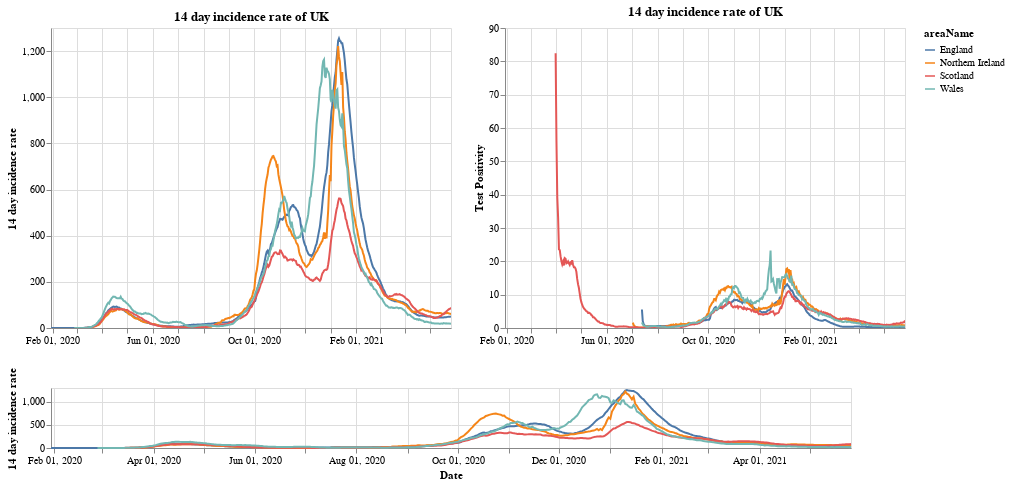

Notebook code cell kept with this figure:
### Markdown cell above
# Plots

First a plot with each country in the UK. The top right shows the positivity rate for (which is the percentage of registered tests which were positive) while the top left is the 14 day incidence rate. The bottom chart can be used to select the timeframe (does not work on a mobile device).

### Code cell
#collapse
brush = alt.selection(type='interval', name='DateBrush',encodings=['x'],fields=['Time'])
leg_selection = alt.selection_multi(fields=['areaName'], bind='legend')

base = alt.Chart(uk_cases).mark_line().encode(
    x=alt.X("yearmonthdate(date):T", axis=alt.Axis(title='Date')),
    y=alt.Y("twoWeeklyCasesRate:Q", axis=alt.Axis(title='14 day incidence rate')),
    tooltip=['areaName', 'date','twoWeeklyCasesRate', 'testPositivity'],
    color='areaName',
    opacity=alt.condition(leg_selection, alt.value(2), alt.value(0.1))
).add_selection(leg_selection).properties(width=400)

upper = base.encode(alt.X('yearmonthdate(date):T', axis=alt.Axis(title=''),
                         scale=alt.Scale(domain=brush))
                   ).properties(title=f'14 day incidence rate of UK')
upper_right = upper.encode(alt.Y('testPositivity:Q', axis=alt.Axis(title='Test Positivity')))
lower = base.properties(height=60, width = 800).add_selection(brush)

(upper | upper_right) & lower

### Figure 1 — Vega-Lite specification as saved in the notebook (floating-point values rounded to 4 significant figures; data arrays with more than 128 entries replaced by an {"elided": "..."} marker saying what was removed)
{"config": {"view": {"continuousWidth": 400, "continuousHeight": 300}}, "vconcat": [{"hconcat": [{"mark": "line", "encoding": {"color": {"type": "nominal", "field": "areaName"}, "opacity": {"condition": {"value": 2, "selection": "selector001"}, "value": 0.1}, "tooltip": [{"type": "nominal", "field": "areaName"}, {"type": "temporal", "field": "date"}, {"type": "quantitative", "field": "twoWeeklyCasesRate"}, {"type": "quantitative", "field": "testPositivity"}], "x": {"type": "temporal", "axis": {"title": ""}, "field": "date", "scale": {"domain": {"selection": "DateBrush"}}, "timeUnit": "yearmonthdate"}, "y": {"type": "quantitative", "axis": {"title": "14 day incidence rate"}, "field": "twoWeeklyCasesRate"}}, "selection": {"selector001": {"type": "multi", "fields": ["areaName"], "bind": "legend"}}, "title": "14 day incidence rate of UK", "width": 400}, {"mark": "line", "encoding": {"color": {"type": "nominal", "field": "areaName"}, "opacity": {"condition": {"value": 2, "selection": "selector001"}, "value": 0.1}, "tooltip": [{"type": "nominal", "field": "areaName"}, {"type": "temporal", "field": "date"}, {"type": "quantitative", "field": "twoWeeklyCasesRate"}, {"type": "quantitative", "field": "testPositivity"}], "x": {"type": "temporal", "axis": {"title": ""}, "field": "date", "scale": {"domain": {"selection": "DateBrush"}}, "timeUnit": "yearmonthdate"}, "y": {"type": "quantitative", "axis": {"title": "Test Positivity"}, "field": "testPositivity"}}, "selection": {"selector001": {"type": "multi", "fields": ["areaName"], "bind": "legend"}}, "title": "14 day incidence rate of UK", "width": 400}]}, {"mark": "line", "encoding": {"color": {"type": "nominal", "field": "areaName"}, "opacity": {"condition": {"value": 2, "selection": "selector001"}, "value": 0.1}, "tooltip": [{"type": "nominal", "field": "areaName"}, {"type": "temporal", "field": "date"}, {"type": "quantitative", "field": "twoWeeklyCasesRate"}, {"type": "quantitative", "field": "testPositivity"}], "x": {"type": "temporal", "axis": {"title": "Date"}, "field": "date", "timeUnit": "yearmonthdate"}, "y": {"type": "quantitative", "axis": {"title": "14 day incidence rate"}, "field": "twoWeeklyCasesRate"}}, "height": 60, "selection": {"selector001": {"type": "multi", "fields": ["areaName"], "bind": "legend"}, "DateBrush": {"type": "interval", "encodings": ["x"], "fields": ["Time"]}}, "width": 800}], "data": {"name": "data-662183f73b199f53a6131c74b0e25e15"}, "$schema": "https://vega.github.io/schema/vega-lite/v4.8.1.json", "datasets": {"data-662183f73b199f53a6131c74b0e25e15": {"elided": "1840 records"}}}
